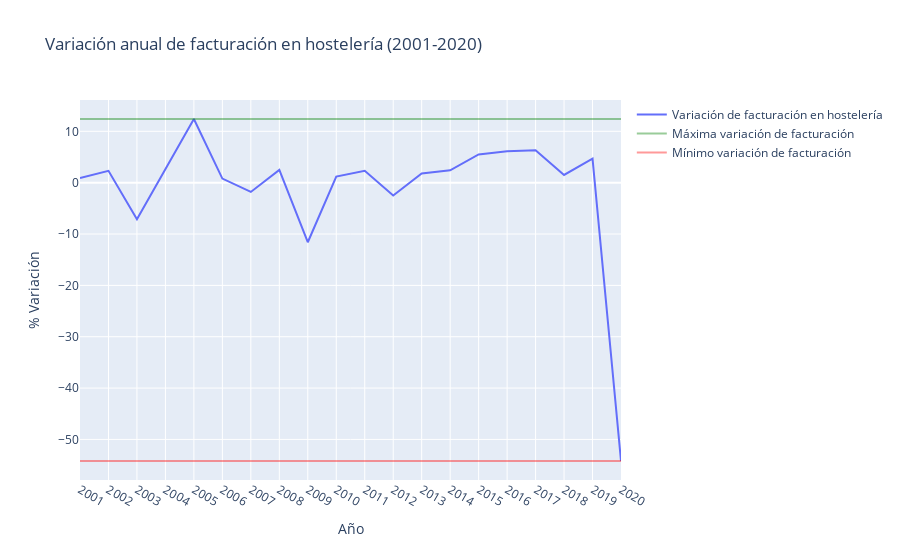

Notebook code cell kept with this figure:
### Code cell
trace = go.Scatter(x = df['Año'],
                  y = df['Variación anual'],
                  name = 'Variación de facturación en hostelería',
                  mode= 'lines')

trace_h1 = go.Scatter(x = df['Año'],
                  y = maximo,
                  name = 'Máxima variación de facturación',
                  mode= 'lines',
                  opacity = 0.4,
                  marker=dict(
                          color='green',
                          size=10,
                          ))

trace_h2 = go.Scatter(x = df['Año'],
                  y = minimo,
                  name = 'Mínimo variación de facturación',
                  mode= 'lines',
                  opacity = 0.4,
                  marker=dict(
                          color='red',
                          size=10,
                          ))

data = [trace, trace_h1, trace_h2]

layout = dict(title = 'Variación anual de facturación en hostelería (2001-2020)',
             xaxis= dict(title= 'Año',ticklen= 5),
             yaxis= dict(title= '% Variación',ticklen= 5)
           )

fig = go.Figure(data = data, layout=layout)

iplot(fig)

fig.write_html(os.path.join(os.path.dirname(os.path.dirname(os.path.abspath('file'))), 'data', 'var_fact.html'))

### Figure 1 — Plotly figure (JSON) as saved in the notebook; plotly's stock layout.template omitted (floating-point values rounded to 4 significant figures)
{"data": [{"mode": "lines", "name": "Variación de facturación en hostelería", "type": "scatter", "x": ["2001", "2002", "2003", "2004", "2005", "2006", "2007", "2008", "2009", "2010", "2011", "2012", "2013", "2014", "2015", "2016", "2017", "2018", "2019", "2020"], "y": [0.9, 2.3, -7.1, 2.6, 12.4, 0.8, -1.8, 2.5, -11.6, 1.2, 2.3, -2.5, 1.8, 2.4, 5.5, 6.1, 6.3, 1.5, 4.7, -54.2]}, {"marker": {"color": "green", "size": 10}, "mode": "lines", "name": "Máxima variación de facturación", "opacity": 0.4, "type": "scatter", "x": ["2001", "2002", "2003", "2004", "2005", "2006", "2007", "2008", "2009", "2010", "2011", "2012", "2013", "2014", "2015", "2016", "2017", "2018", "2019", "2020"], "y": [12.4, 12.4, 12.4, 12.4, 12.4, 12.4, 12.4, 12.4, 12.4, 12.4, 12.4, 12.4, 12.4, 12.4, 12.4, 12.4, 12.4, 12.4, 12.4, 12.4]}, {"marker": {"color": "red", "size": 10}, "mode": "lines", "name": "Mínimo variación de facturación", "opacity": 0.4, "type": "scatter", "x": ["2001", "2002", "2003", "2004", "2005", "2006", "2007", "2008", "2009", "2010", "2011", "2012", "2013", "2014", "2015", "2016", "2017", "2018", "2019", "2020"], "y": [-54.2, -54.2, -54.2, -54.2, -54.2, -54.2, -54.2, -54.2, -54.2, -54.2, -54.2, -54.2, -54.2, -54.2, -54.2, -54.2, -54.2, -54.2, -54.2, -54.2]}], "layout": {"title": {"text": "Variación anual de facturación en hostelería (2001-2020)"}, "xaxis": {"ticklen": 5, "title": {"text": "Año"}}, "yaxis": {"ticklen": 5, "title": {"text": "% Variación"}}}}
